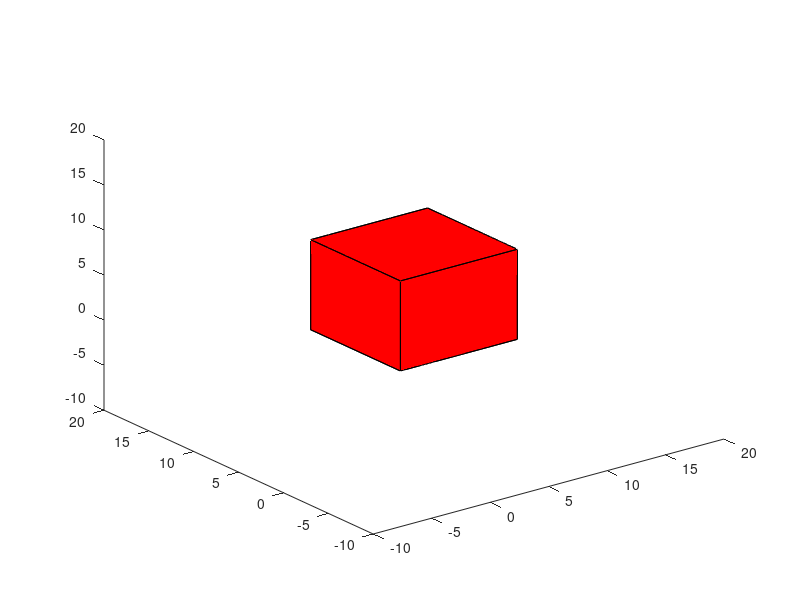

This figure's MATLAB source: (Note: this script raises an error after producing the figure.)
clear all; close all; clc;

addpath('E:\wrkspce\nucleus_shape\geom3d\geom3d');
addpath('E:\wrkspce\nucleus_shape\geom3d\mesh3d');
addpath('E:\wrkspce\nucleus_shape\geom2d');

% Intersect a cube by a plane
[v f] = createCube; v = v * 10;
plane = createPlane([5 5 5], [3 4 5]);
% draw the primitives
figure; hold on; set(gcf, 'renderer', 'opengl');
axis([-10 20 -10 20 -10 20]); view(3);
drawMesh(v, f); drawPlane3d(plane);
% compute intersection polygon
polys = intersectPlaneMesh(plane, v, f);
drawPolygon3d(polys, 'LineWidth', 2);